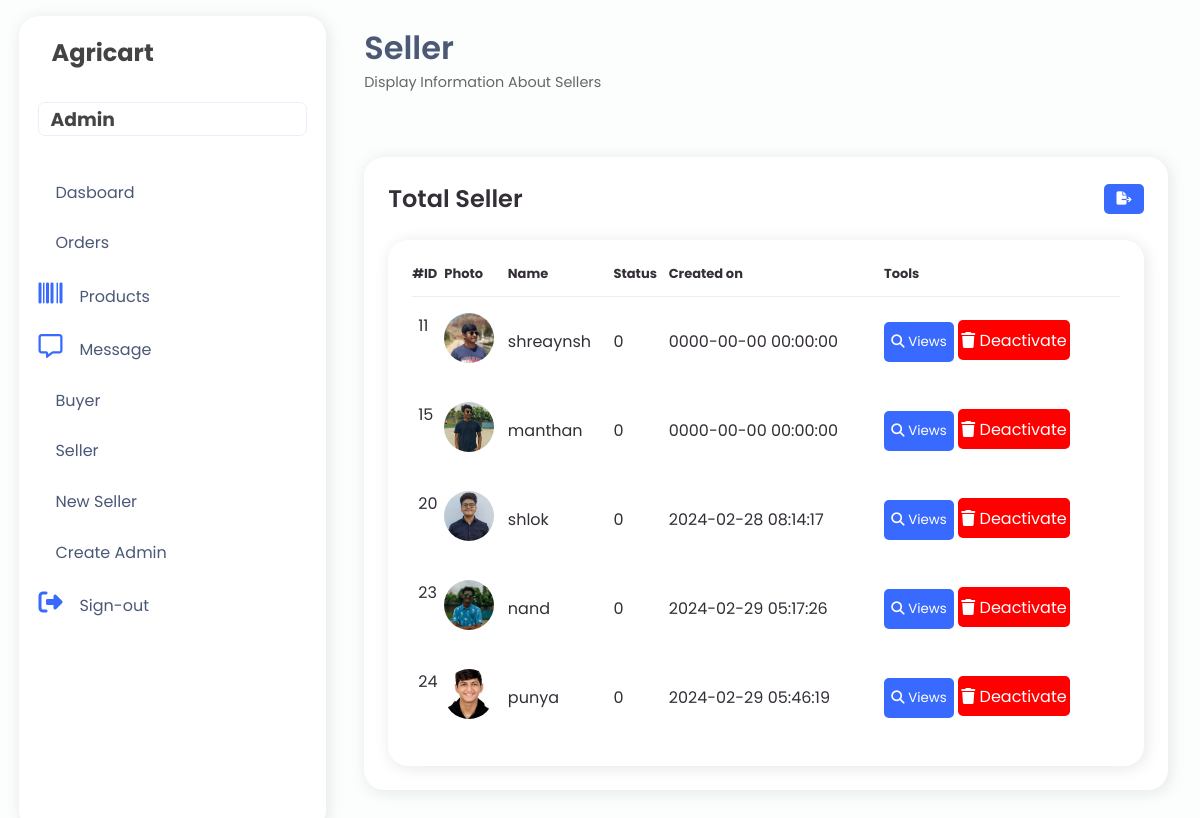
Screenshot of /admin/seller.php (signed in) with the database file from the repository.
### tables this page shows
CREATE TABLE `seller_details` (
  `seller_id` int(20) NOT NULL,
  `first_name` char(50) NOT NULL,
  `last_name` char(50) NOT NULL,
  `photo` varchar(255) NOT NULL,
  `email` varchar(50) NOT NULL,
  `password` varchar(100) NOT NULL,
  `contact_no` int(15) NOT NULL,
  `government_id` varchar(100) NOT NULL,
  `gst_no` int(100) NOT NULL,
  `status` int(3) NOT NULL,
  `created_on` datetime NOT NULL,
  `otp` int(7) NOT NULL,
  `verify` int(255) NOT NULL
);

### admin/seller.php (the view, shortened to what this page needs)
<?php
include ("../database/connection.php");
$query = "SELECT * FROM seller_details WHERE verify = 1";
$result = mysqli_query($conn, $query);
?>
<!DOCTYPE html>
<html lang="en">
<head>
    <link rel="stylesheet" href="https://maxst.icons8.com/vue-static/landings/line-awesome/line-awesome/1.3.0/css/line-awesome.min.css">
    <link rel="stylesheet" href="admin.css">
</head>
<body>
    <?php include ("navbar.php"); ?>
    <div class="main-content">
        <header>
            <div class="header-title-wrapper">
                <div class="header-title">
                    <h1>
                        Seller
                    </h1>
                    <p>
                        Display Information About Sellers<span class="las la-chart-lin"></span>
                    </p>
                </div>
            </div>
        </header>
        <main>
            <div class="table-data">
                <div class="order">
                <div class="head">
            <h3>Total Seller</h3>
            <form id="download">
                <button onclick="downloadCSV()"><i class="fa-solid fa-file-export"></i></button>
            </form>
        </div>
                    <section>
                        <div class="table-data">
                            <div class="order">
                                <table id="table">
                                    <thead>
                                        <tr>
                                            <th>#ID</th>
                                            <th>Photo</th>
                                            <th>Name</th>
                                            <th>Status</th>
                                            <th>Created on</th>
                                            <th>Tools</th>
                                        </tr>
                                    </thead>
                                    <tbody>
                                        <?php
                                        if (mysqli_num_rows($result) > 0) {
                                            while($row = mysqli_fetch_assoc($result)){
                                        ?>
                                                <tr>
                                                    <td><?php echo $row['seller_id']; ?></td>
                                                    <td>
                                                        <?php
                                                        $image = empty($row['photo']) ? '../images/profile.jpg' : '../images/' . $row['photo'];
                                                        echo "<img src='$image' alt='Seller Photo' style='width: 50px; height: 50px; border-radius: 50%;'>";
                                                        ?>
                                                    </td>
                                                    <td><?php echo $row['first_name']; ?></td>
                                                    <td><?php echo $row['status']; ?></td>
                                                    <td><?php echo $row['created_on']; ?></td>
                                                    <td>
                                                        <button onclick="openPopup(<?php echo $row['seller_id']; ?>)"><i class="fa-solid fa-magnifying-glass"></i> Views</button>
                                                        <?php
                                                        if ($row['status'] == 0) {
                                                            echo '<a href="deactivate_action.php?seller_id=' . $row['seller_id'] . '" class="deactivate-button"><i class="fa-solid fa-trash"></i> Deactivate</a>';
                                                        } elseif ($row['status'] == 1) {
                                                            echo '<a href="activate_action.php?seller_id=' . $row['seller_id'] . '" class="activate-button"><i class="fa-solid fa-check"></i> Activate</a>';
                                                        }
                                                        ?>
                                                    </td>
                                                </tr>
                                        <?php
                                            }
                                        }
                                       ?>
                                    </tbody>
                                </table>
                            </div>
                        </div>
                    </section>
                </div>
            </div>
        </main>
    </div>
</body>
</html>

### admin/admin.css (style rules this page uses)
:root { --color-main: #396aff; --bg2: #dce5ff; --bg: #fbfefd; --main-accent: #e9eefd; --main-text: #4b5876; --shadow: rgba(17, 17, 26, 0.1) 2px 2px 16px; --light: #F9F9F9; --blue: #3C91E6; --light-blue: #CFE8FF; --grey: #eee; --dark-grey: #AAAAAA; --dark: #342E37; --red: #DB504A; --yellow: #FFCE26; --light-yellow: #FFF2C6; --orange: #FD7238; --light-orange: #FFE0D3; }
* { padding: 0; margin: 0; text-decoration: none; font-family: 'Poppins', sans-serif; list-style-type: none; box-sizing: border-box; }
body { background: var(--bg); overflow-x: hidden; }
img { width: 100%; height: auto; }
.main-content { margin-left: 345px; width: calc(100vw - 345px); padding: 1rem 1.2rem; padding-right: 2rem; transition: margin-left 300ms; }
header { display: flex; justify-content: space-between; padding-top: .5rem; }
.header-title-wrapper { display: flex; }
.header-title h1 { color: var(--main-text); font-weight: 600; }
.header-title p { color: #666; font-size: .9rem; }
main { padding-top: 2.5rem; padding-bottom: 2.5rem; }
.table-data { display: flex; flex-wrap: wrap; grid-gap: 24px; margin-top: 24px; width: 100%; color: var(--dark); }
.table-data > div { border-radius: 20px; background: #fff; padding: 24px; overflow-x: auto; box-shadow: var(--shadow); }
.table-data .head { display: flex; align-items: center; grid-gap: 16px; margin-bottom: 24px; }
.table-data .head h3 { margin-right: auto; font-size: 24px; font-weight: 600; }
.table-data .order { flex-grow: 1; flex-basis: 500px; }
.table-data .order table { width: 100%; border-collapse: collapse; }
.table-data .order table th { padding-bottom: 12px; font-size: 13px; text-align: left; border-bottom: 1px solid var(--grey); }
.table-data .order table td { padding: 16px 0; }
.table-data .order table tr td:first-child { display: flex; align-items: center; grid-gap: 12px; padding-left: 6px; }
.table-data .order table td img { width: 36px; height: 36px; border-radius: 50%; object-fit: cover; }
#download button { background-color: #396aff; color: #fff; border: none; border-radius: 5px; cursor: pointer; height: 30px; width: 40px; }
button { background-color: #396aff; color: #fff; border: none; border-radius: 5px; cursor: pointer; height: 30px; width: 40px; }
#table button { background-color: #396aff; color: #fff; padding: 10px 6px; border: none; border-radius: 5px; cursor: pointer; height: 40px; width: 70px; }
.deactivate-button { background-color: red; color: white; padding: 8.5px 3px; border: none; border-radius: 5px; cursor: pointer; font-size: 16px; }

### rows the page displays
seller_details: seller_id "11", photo (picture), first_name "shreaynsh", status "0", created_on "0000-00-00 00:00:00"
seller_details: seller_id "15", photo (picture), first_name "manthan", status "0", created_on "0000-00-00 00:00:00"
seller_details: seller_id "20", photo (picture), first_name "shlok", status "0", created_on "2024-02-28 08:14:17"
seller_details: seller_id "23", photo (picture), first_name "nand", status "0", created_on "2024-02-29 05:17:26"
seller_details: seller_id "24", photo (picture), first_name "punya", status "0", created_on "2024-02-29 05:46:19"
